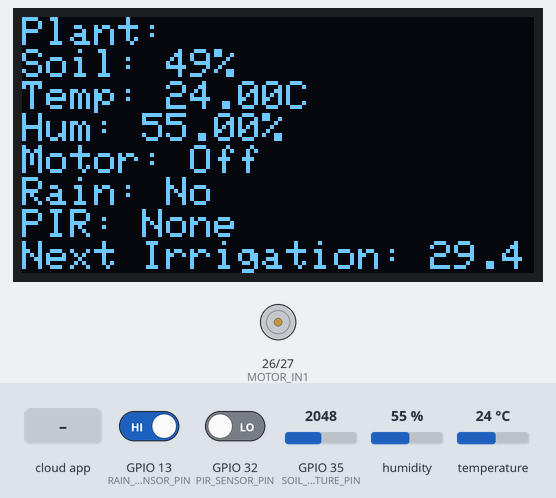
A sketch run on a simulated ESP32. Shown: 128×64 one-colour display, motor-driver pin pairs drawn as motors (green arrow = first pin HIGH = forward, orange = second pin HIGH = backward, longer = more drive). The test bench sets the inputs (shaded band); at power-on: GPIO 35 (SOIL_MOISTURE_PIN) = 2048, GPIO 32 (PIR_SENSOR_PIN) LOW, GPIO 13 (RAIN_SENSOR_PIN) HIGH, humidity 55 %, temperature 24 °C. WiFi joins after 1.5 s; servers stay silent unless stated; storage starts empty; the Firebase database answers and starts empty; what the sketch prints to the serial monitor is not drawn.

Above: at 10.7 s.
10.8 s: GPIO 35 (SOIL_MOISTURE_PIN) set to 3996
At 15.0 s:
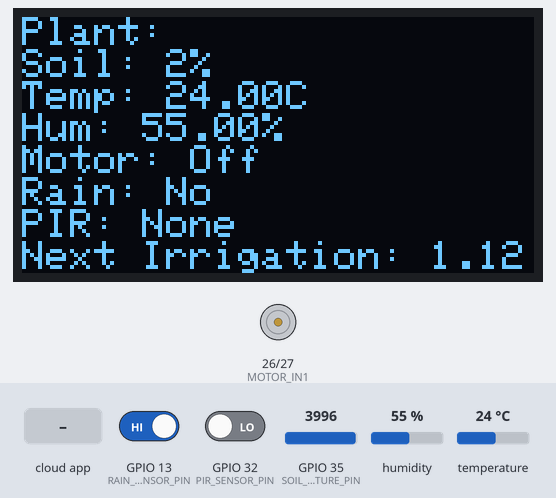
15.4 s: GPIO 35 (SOIL_MOISTURE_PIN) set to 4055
At 18.3 s:
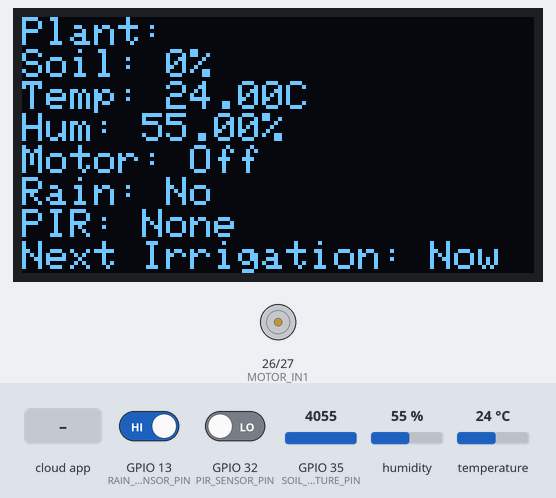
19.3 s: the phone or cloud app sets min_threshold to 1
At 22.7 s:
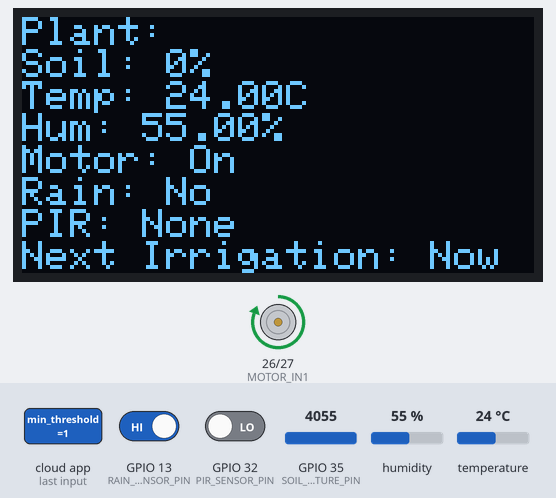
26.9 s: GPIO 32 (PIR_SENSOR_PIN) driven HIGH
At 30.3 s:
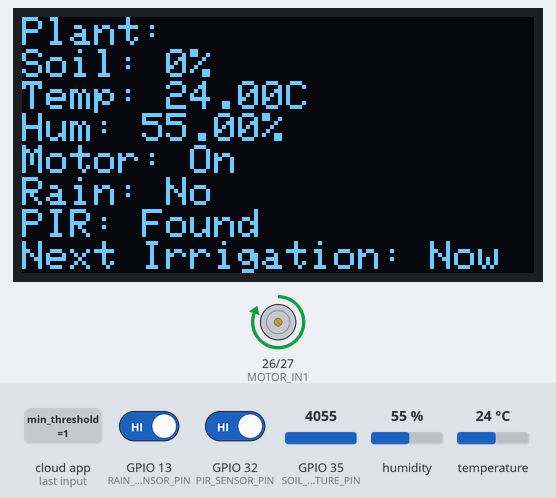
34.6 s: GPIO 13 (RAIN_SENSOR_PIN) driven LOW
At 38.0 s:
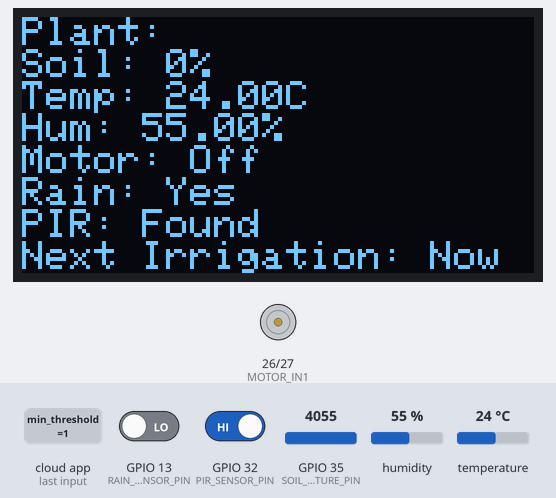
38.5 s: the phone or cloud app sets plant_name to On
At 41.2 s:
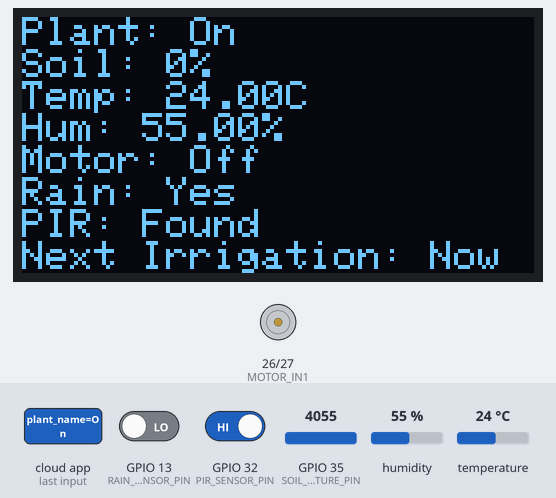
Timing chart, 0 to 42.7 s (numbered marks = the images above; inputs shaded):
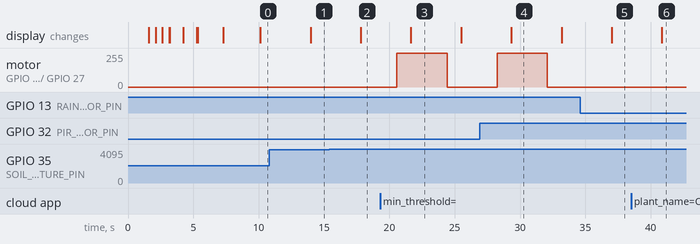

Measured:
- the behaviour switches between 4054 and 4055 on GPIO 35 (SOIL_MOISTURE_PIN) (found by bisection; images 1 and 2)
- after the input at 10.8 s, the display: changes after 3.2 s (image 1)
- after the input at 15.4 s, the display: changes after 2.4 s (image 2)
- after the input at 19.3 s, motor on GPIO 26 (MOTOR_IN1) / GPIO 27 (MOTOR_IN2): stopped → forward 255/255 after 1.3 s, → stopped 3.8 s later; the display: changes after 2.4 s (image 3)
- after the input at 26.9 s, the display: changes after 2.4 s (image 4)
- after the input at 34.6 s, motor on GPIO 26 (MOTOR_IN1) / GPIO 27 (MOTOR_IN2): stays stopped (without the input it goes to forward 255/255 after 1.3 s); the display: changes after 2.4 s (image 5)
- after the input at 38.5 s, the display: changes after 2.4 s (image 6)

The sketch:

Smart_Irrigation_System.ino
```cpp
#include <Arduino.h>
#include <WiFi.h>
#include <Firebase_ESP_Client.h>
#include <DHT.h>
#include <Wire.h>
#include <Adafruit_GFX.h>
#include <Adafruit_SSD1306.h>
#include <SD.h>
#include <SPI.h>

#define WIFI_SSID " "
#define WIFI_PASSWORD " "


#define DATABASE_URL " "
#define DATABASE_SECRET " "

// Pins
#define SOIL_MOISTURE_PIN 35
#define RAIN_SENSOR_PIN 13
#define PIR_SENSOR_PIN 32
#define DHT_PIN 14
#define MOTOR_IN1 26
#define MOTOR_IN2 27
#define SD_CS_PIN 5

// OLED
#define SCREEN_WIDTH 128
#define SCREEN_HEIGHT 64
Adafruit_SSD1306 display(SCREEN_WIDTH, SCREEN_HEIGHT, &Wire, -1);

// Firebase
FirebaseData fbdo;
FirebaseAuth auth;
FirebaseConfig config;

// DHT
#define DHTTYPE DHT22
DHT dht(DHT_PIN, DHTTYPE);

// Variables
bool motorStatus = false;
bool rainDetected = false;
bool pirDetected = false;
bool firebaseMotorControl = true;
bool firebasePaused = false;
bool pauseStatusPrev = false;
String plantName = "Default";
int minMoistureThreshold = 50;
int maxMoistureThreshold = 80;

unsigned long lastUploadTime = 0;
int hh = 0, mm = 0, ss = 1;
File logFile;


void motorStart() {
  digitalWrite(MOTOR_IN1, HIGH);
  digitalWrite(MOTOR_IN2, LOW);
  motorStatus = true;
  Serial.println("MOTOR STARTED");
}

void motorStop() {
  digitalWrite(MOTOR_IN1, LOW);
  digitalWrite(MOTOR_IN2, LOW);
  motorStatus = false;
  Serial.println("MOTOR STOPPED");
}

float calculatePredictionHours(int soil, float temp, float hum) {
  int moistureToDrop = soil - minMoistureThreshold;
  if (moistureToDrop <= 0) return 0;
  float baseDryRate = 2.0;
  float tempFactor = (temp - 25) * 0.1;
  float humFactor = (50 - hum) * 0.05;
  float dryRate = baseDryRate + tempFactor + humFactor;
  if (dryRate <= 0) dryRate = 0.5;

  float hours = moistureToDrop / dryRate;
  int h = (int)hours;
  int m = (int)((hours - h) * 60);
  return h + (m / 100.0);
}


void uploadFirebase(int soil, float temp, float hum, float predictionHours) {
  Firebase.RTDB.setInt(&fbdo, "/soil_moisture", soil);
  Firebase.RTDB.setFloat(&fbdo, "/temperature", temp);
  Firebase.RTDB.setFloat(&fbdo, "/humidity", hum);
  Firebase.RTDB.setString(&fbdo, "/motor_status", motorStatus ? "On" : "Off");
  Firebase.RTDB.setString(&fbdo, "/rain_status", rainDetected ? "Raining" : "Not_Raining");
  Firebase.RTDB.setString(&fbdo, "/pir_status", pirDetected ? "Found" : "Not_Found");

  String predText = (predictionHours <= 0) ? "Irrigation Now" : String(predictionHours, 2) + " hrs";
  Firebase.RTDB.setString(&fbdo, "/next_irrigation", predText);
}


void updatePlantSettings() {
  // Plant name
  if (Firebase.RTDB.getString(&fbdo, "/plant_name")) {
    plantName = fbdo.stringData();
  }

  // Thresholds
  if (Firebase.RTDB.getInt(&fbdo, "/min_threshold")) {
    minMoistureThreshold = fbdo.intData();
  }
  if (Firebase.RTDB.getInt(&fbdo, "/max_threshold")) {
    maxMoistureThreshold = fbdo.intData();
  }
}


void updateOLED(int soil, float temp, float hum, float predictionHours) {
  display.clearDisplay();
  display.setCursor(0, 0);
  display.print("Plant: "); display.println(plantName);
  display.print("Soil: "); display.print(soil); display.println("%");
  display.print("Temp: "); display.print(temp); display.println("C");
  display.print("Hum: "); display.print(hum); display.println("%");
  display.print("Motor: "); display.println(motorStatus ? "On" : "Off");
  display.print("Rain: "); display.println(rainDetected ? "Yes" : "No");
  display.print("PIR: "); display.println(pirDetected ? "Found" : "None");
  display.print("Next Irrigation: ");
  display.println((predictionHours <= 0) ? "Now" : String(predictionHours, 2) + " hrs");
  display.display();
}


void updateTime() {
  ss++;
  if (ss == 60) { ss = 0; mm++; }
  if (mm == 60) { mm = 0; hh++; }
}


void logToSD(int soil, float temp, float hum, float predictionHours) {
  String timestamp = (hh < 10 ? "0" : "") + String(hh) + ":" + (mm < 10 ? "0" : "") + String(mm) + ":" + (ss < 10 ? "0" : "") + String(ss);
  logFile = SD.open("/log.csv", FILE_APPEND);
  if (logFile) {
    logFile.printf("%s,%d,%.2f,%.2f,%s,%s,%s,%.2f\n",
                   timestamp.c_str(), soil, temp, hum,
                   motorStatus ? "On" : "Off",
                   rainDetected ? "Yes" : "No",
                   pirDetected ? "Found" : "None",
                   predictionHours);
    logFile.close();
  }
}


void setup() {
  Serial.begin(115200);

  pinMode(SOIL_MOISTURE_PIN, INPUT);
  pinMode(RAIN_SENSOR_PIN, INPUT);
  pinMode(PIR_SENSOR_PIN, INPUT);
  pinMode(MOTOR_IN1, OUTPUT);
  pinMode(MOTOR_IN2, OUTPUT);
  motorStop();

  dht.begin();

  // OLED init
  if (!display.begin(SSD1306_SWITCHCAPVCC, 0x3C)) while (true);
  display.clearDisplay();
  display.setTextSize(1);
  display.setTextColor(SSD1306_WHITE);
  display.setCursor(0, 0);
  display.println("Smart Irrigation");
  display.println("System Booting...");
  display.display();
  delay(1500);

  // WiFi
  display.clearDisplay();
  display.setCursor(0, 0);
  display.println("Connecting WiFi...");
  display.display();
  WiFi.begin(WIFI_SSID, WIFI_PASSWORD);
  while (WiFi.status() != WL_CONNECTED) {
    delay(500);
    display.print(".");
    display.display();
  }
  display.clearDisplay();
  display.setCursor(0, 0);
  display.println("WiFi: Connected");
  display.display();
  delay(1000);

  // Firebase
  display.clearDisplay();
  display.setCursor(0, 0);
  display.println("Connecting Firebase...");
  display.display();
  config.database_url = DATABASE_URL;
  config.signer.tokens.legacy_token = DATABASE_SECRET;
  Firebase.begin(&config, &auth);
  Firebase.reconnectWiFi(true);

  if (Firebase.ready()) {
    display.clearDisplay();
    display.setCursor(0, 0);
    display.println("Firebase: OK");
    display.display();
  } else {
    display.clearDisplay();
    display.setCursor(0, 0);
    display.println("Firebase: ERROR");
    display.display();
  }
  delay(1000);

  // SD Card
  display.clearDisplay();
  display.setCursor(0, 0);
  display.println("Initializing SD...");
  display.display();
  if (SD.begin(SD_CS_PIN)) {
    logFile = SD.open("/log.csv", FILE_WRITE);
    if (logFile) {
      logFile.println("Time,Soil(%),Temp(C),Humidity(%),Motor,Rain,PIR,NextIrrigationHours");
      logFile.close();
    }
    display.clearDisplay();
    display.setCursor(0, 0);
    display.println("SD Card: OK");
    display.display();
  } else {
    display.clearDisplay();
    display.setCursor(0, 0);
    display.println("SD Card: ERROR");
    display.display();
  }
  delay(1500);


  updatePlantSettings();

  // Ready screen
  display.clearDisplay();
  display.setCursor(0, 0);
  display.println("System Ready");
  display.display();
  delay(1000);
}


void loop() {

  if (Firebase.RTDB.getBool(&fbdo, "/pause_realtime")) firebasePaused = fbdo.boolData();


  static bool pauseStatusPrev = false;
  if (firebasePaused != pauseStatusPrev) {
    if (firebasePaused) {
      motorStop();
      Serial.println("SYSTEM PAUSED");
    } else {
      Serial.println("SYSTEM RESUMED");
    }
    pauseStatusPrev = firebasePaused;
  }

  if (firebasePaused) { delay(500); return; }


  updatePlantSettings();


  int soilValue = analogRead(SOIL_MOISTURE_PIN);
  int rainValue = digitalRead(RAIN_SENSOR_PIN);
  int pirValue = digitalRead(PIR_SENSOR_PIN);

  float temperature = dht.readTemperature();
  float humidity = dht.readHumidity();
  if (isnan(temperature) || isnan(humidity)) { delay(2000); return; }

  int soilMoisturePercent = map(soilValue, 4095, 0, 0, 100);
  rainDetected = (rainValue == LOW);
  pirDetected = (pirValue == HIGH);


  if (Firebase.RTDB.getBool(&fbdo, "/motor_manual"))
    firebaseMotorControl = !fbdo.boolData();

  float predictionHours = calculatePredictionHours(soilMoisturePercent, temperature, humidity);


  if (firebaseMotorControl) {

    if (rainDetected) motorStop();
    else {
      if (soilMoisturePercent < minMoistureThreshold && !motorStatus) motorStart();
      else if (soilMoisturePercent >= maxMoistureThreshold && motorStatus) motorStop();
    }
  } else {

    if (Firebase.RTDB.getString(&fbdo, "/motor_status")) {
      String motorCmd = fbdo.stringData();
      if (motorCmd == "On" && !motorStatus) motorStart();
      else if (motorCmd == "Off" && motorStatus) motorStop();
    }
  }


  uploadFirebase(soilMoisturePercent, temperature, humidity, predictionHours);
  updateOLED(soilMoisturePercent, temperature, humidity, predictionHours);
  logToSD(soilMoisturePercent, temperature, humidity, predictionHours);

  updateTime();
  delay(2000);
}
```
